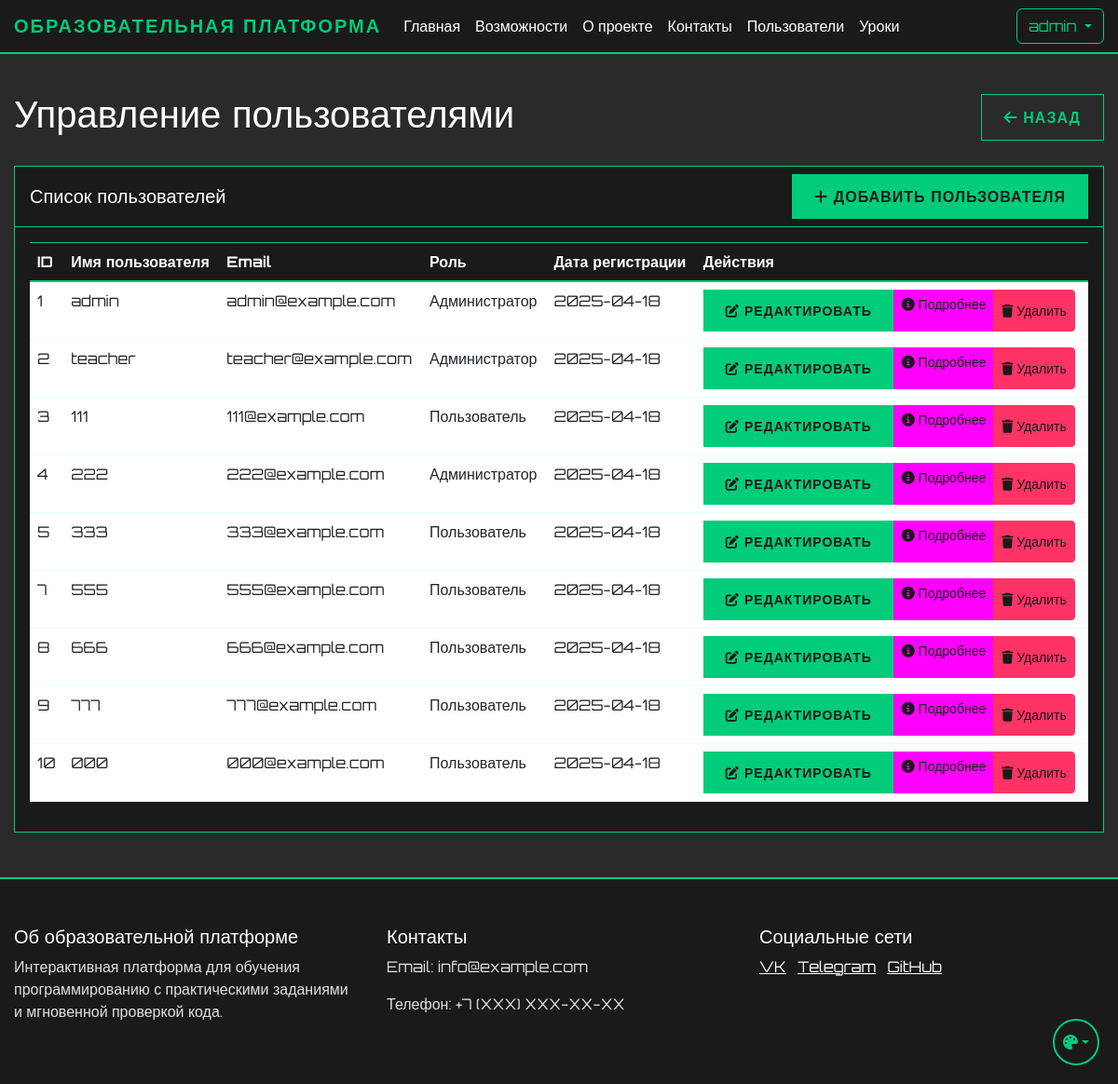
The app's page /admin/users (signed in) with its own data.
### app.py (models this page shows, shortened)
class User(UserMixin, db.Model):
    id = db.Column(db.Integer, primary_key=True)
    name = db.Column(db.String(100), nullable=False)
    username = db.Column(db.String(80), unique=True, nullable=False)
    email = db.Column(db.String(120), unique=True, nullable=False)
    password_hash = db.Column(db.String(128))
    is_admin = db.Column(db.Boolean, default=False)
    user_type = db.Column(db.String(20), default='student')  # student, teacher, admin
    created_by = db.Column(db.Integer, db.ForeignKey('user.id'), nullable=True)  # ID пользователя, создавшего этого пользователя
    created_at = db.Column(db.DateTime, default=db.func.now())
    last_login = db.Column(db.DateTime)
    is_active = db.Column(db.Boolean, default=True)
    progress = db.relationship('UserProgress', backref='user', lazy=True)
    ratings = db.relationship('UserRating', backref='user', lazy=True)
    chat_messages = db.relationship('ChatMessage', backref='user', lazy=True)
    created_users = db.relationship('User', backref=db.backref('creator', remote_side=[id]))
    def is_teacher(self):
        return self.user_type == 'teacher'
    def is_super_admin(self):
        return self.is_admin and self.user_type == 'admin'

### app.py (the view)
@app.route('/admin/users')
@login_required
@teacher_required
def user_list():
    if current_user.is_super_admin():
        users = User.query.all()
    else:
        users = User.query.filter_by(created_by=current_user.id).all()
    return render_template('user_list.html', users=users)

### app.py (called while the page is built)
def teacher_required(f):
    @wraps(f)
    def decorated_function(*args, **kwargs):
        if not current_user.is_authenticated or not (current_user.is_teacher() or current_user.is_super_admin()):
            abort(403)
        return f(*args, **kwargs)
    return decorated_function

@login_manager.user_loader
def load_user(user_id):
    return db.session.get(User, int(user_id))

### templates/user_list.html (shortened to what this page needs)
{% extends "base.html" %}
{% block content %}
<div class="container mt-4">
    <div class="d-flex justify-content-between align-items-center mb-4">
        <h1>Управление пользователями</h1>
        <a href="{{ url_for('student_dashboard') }}" class="btn btn-secondary">
            <i class="fas fa-arrow-left"></i> Назад
        </a>
    </div>
    <div class="card">
        <div class="card-header">
            <div class="d-flex justify-content-between align-items-center">
                <h5 class="mb-0">Список пользователей</h5>
                <a href="{{ url_for('add_user') }}" class="btn btn-primary">
                    <i class="fas fa-plus"></i> Добавить пользователя
                </a>
            </div>
        </div>
        <div class="card-body">
            {% if users %}
                <div class="table-responsive">
                    <table class="table">
                        <thead>
                            <tr>
                                <th>ID</th>
                                <th>Имя пользователя</th>
                                <th>Email</th>
                                <th>Роль</th>
                                <th>Дата регистрации</th>
                                <th>Действия</th>
                            </tr>
                        </thead>
                        <tbody>
                            {% for user in users %}
                                <tr>
                                    <td>{{ user.id }}</td>
                                    <td>{{ user.username }}</td>
                                    <td>{{ user.email }}</td>
                                    <td>{{ 'Администратор' if user.is_admin else 'Пользователь' }}</td>
                                    <td>{{ user.created_at.strftime('%Y-%m-%d') }}</td>
                                    <td>
                                        <div class="btn-group" role="group">
                                            <a href="{{ url_for('edit_user', user_id=user.id) }}" class="btn btn-sm btn-primary">
                                                <i class="fas fa-edit"></i> Редактировать
                                            </a>
                                            <a href="{{ url_for('view_user_lessons', user_id=user.id) }}" class="btn btn-sm btn-info">
                                                <i class="fas fa-info-circle"></i> Подробнее
                                            </a>
                                            <button type="button" class="btn btn-sm btn-danger" data-bs-toggle="modal" data-bs-target="#deleteUserModal{{ user.id }}">
                                                <i class="fas fa-trash"></i> Удалить
                                            </button>
                                        </div>
                                    </td>
                                </tr>
                            {% endfor %}
                        </tbody>
                    </table>
                </div>
            {% else %}
                <div class="alert alert-info">
                    Пользователи не найдены.
                </div>
            {% endif %}
        </div>
    </div>
</div>
{% endblock %}

### templates/base.html (shortened to what this page needs)
<!DOCTYPE html>
<html lang="ru">
<head>
    <link href="https://cdn.jsdelivr.net/npm/bootstrap@5.3.0/dist/css/bootstrap.min.css" rel="stylesheet">
    <link href="{{ url_for('static', filename='css/themes.css') }}" rel="stylesheet">
    <link href="{{ url_for('static', filename='css/base.css') }}" rel="stylesheet">
    <link href="{{ url_for('static', filename='css/components.css') }}" rel="stylesheet">
    <link href="{{ url_for('static', filename='css/forms.css') }}" rel="stylesheet">
    <link href="{{ url_for('static', filename='css/tables.css') }}" rel="stylesheet">
    <link href="{{ url_for('static', filename='css/layout.css') }}" rel="stylesheet">
</head>
<body>
    <nav class="navbar navbar-expand-lg navbar-dark">
        <div class="container">
            <a class="navbar-brand" href="{{ url_for('index') }}">Образовательная платформа</a>
            <div class="collapse navbar-collapse" id="navbarNav">
                <ul class="navbar-nav me-auto">
                    <li class="nav-item">
                        <a class="nav-link" href="{{ url_for('index') }}">Главная</a>
                    </li>
                    <li class="nav-item">
                        <a class="nav-link" href="/#features">Возможности</a>
                    </li>
                    <li class="nav-item">
                        <a class="nav-link" href="/#about">О проекте</a>
                    </li>
                    <li class="nav-item">
                        <a class="nav-link" href="/#contact">Контакты</a>
                    </li>
                    {% if current_user.is_admin %}
                    <li class="nav-item">
                            <a class="nav-link" href="{{ url_for('user_list') }}">Пользователи</a>
                    </li>
                    <li class="nav-item">
                            <a class="nav-link" href="{{ url_for('lesson_list') }}">Уроки</a>
                    </li>
                    {% endif %}
                </ul>
                <div class="d-flex">
                    {% if current_user.is_authenticated %}
                        <div class="dropdown">
                            <button class="btn btn-outline-light dropdown-toggle" type="button" id="userMenu" data-bs-toggle="dropdown">
                                {{ current_user.username }}
                            </button>
                        </div>
                    {% else %}
                        <a href="{{ url_for('login') }}" class="btn btn-outline-light me-2">Войти</a>
                    {% endif %}
                </div>
            </div>
        </div>
    </nav>
    {% block content %}{% endblock %}
    <footer class="footer mt-5">
        <div class="container">
            <div class="row">
                <div class="col-md-4">
                    <h5>Об образовательной платформе</h5>
                    <p>Интерактивная платформа для обучения программированию с практическими заданиями и мгновенной проверкой кода.</p>
                </div>
                <div class="col-md-4">
                    <h5>Контакты</h5>
                    <p>Email: info@example.com</p>
                    <p>Телефон: +7 (XXX) XXX-XX-XX</p>
                </div>
                <div class="col-md-4">
                    <h5>Социальные сети</h5>
                    <a href="#" class="text-white me-2">VK</a>
                    <a href="#" class="text-white me-2">Telegram</a>
                    <a href="#" class="text-white">GitHub</a>
                </div>
            </div>
        </div>
    </footer>
    <div class="theme-switch">
        <button class="btn dropdown-toggle" type="button" id="themeDropdown" data-bs-toggle="dropdown" aria-expanded="false">
            <i class="fa-solid fa-palette"></i>
        </button>
    </div>
    <link rel="stylesheet" href="https://cdnjs.cloudflare.com/ajax/libs/font-awesome/6.5.1/css/all.min.css">
</body>
</html>

### static/css/themes.css (style rules this page uses)
:root[data-theme="cyberpunk"] { --cyber-primary: #00cc7a; --cyber-secondary: #ff6600; --cyber-dark: #1a1a1a; --cyber-bg: #2a2a2a; --cyber-text: #e0e0e0; --cyber-text-light: #ffffff; --cyber-text-muted: #b0b0b0; --cyber-card-bg: #1a1a1a; --cyber-text-dark: #333333; --cyber-info: #ff00ff; }

### static/css/base.css (style rules this page uses)
body { font-family: 'Orbitron', sans-serif; background-color: var(--cyber-bg); color: var(--cyber-text); min-height: 100vh; display: flex; flex-direction: column; opacity: 0; transition: opacity 0.3s ease; }
body.theme-loaded { opacity: 1; }
h1, h2, h3, h4, h5, h6 { color: var(--cyber-text-light); }
p { color: var(--cyber-text); }
.text-white { color: var(--cyber-text-light) !important; }
.navbar { background-color: var(--cyber-dark) !important; border-bottom: 2px solid var(--cyber-primary); }
.navbar-brand { color: var(--cyber-primary) !important; font-weight: 700; text-transform: uppercase; letter-spacing: 2px; }
.nav-link { color: var(--cyber-text-light) !important; transition: all 0.3s ease; }
.footer { background-color: var(--cyber-dark); border-top: 2px solid var(--cyber-primary); color: var(--cyber-text-light); padding: 50px 0; margin-top: auto; }

### static/css/components.css (style rules this page uses)
.card { background-color: var(--cyber-card-bg); border: 1px solid var(--cyber-primary); color: var(--cyber-text-light); }
.card-header { background-color: rgba(0, 255, 157, 0.1); border-bottom: 1px solid var(--cyber-primary); color: var(--cyber-text-light); }
.card-body { background-color: var(--cyber-card-bg); color: var(--cyber-text-light); }
.btn-outline-light { border-color: var(--cyber-primary); color: var(--cyber-primary); transition: all 0.3s ease; }

### static/css/tables.css (style rules this page uses)
.table { color: var(--cyber-text-light); }
.table thead th { background-color: var(--cyber-card-bg); border-bottom: 2px solid var(--cyber-primary); color: var(--cyber-text-light); }
.table tbody tr { background-color: var(--cyber-card-bg); border-bottom: 1px solid rgba(0, 255, 157, 0.1); }

### static/css/layout.css (style rules this page uses)
.container { max-width: 1200px; margin: 0 auto; padding: 0 15px; }
.row { margin: 0 -15px; }
.col, [class*="col-"] { padding: 0 15px; }
.mt-4 { margin-top: 1.5rem; }
.mt-5 { margin-top: 3rem; }
.mb-4 { margin-bottom: 1.5rem; }
.d-flex { display: flex; }
.justify-content-between { justify-content: space-between; }
.align-items-center { align-items: center; }

### records on screen
User: username "admin", id "1", email "admin@example.com", is_admin "Администратор", created_at "2025-04-18"
User: id "2", username "teacher", email "teacher@example.com", is_admin "Администратор", created_at "2025-04-18"
User: id "3", username "111", email "111@example.com", is_admin "Пользователь", created_at "2025-04-18"
User: id "4", username "222", email "222@example.com", is_admin "Администратор", created_at "2025-04-18"
User: id "5", username "333", email "333@example.com", is_admin "Пользователь", created_at "2025-04-18"
User: id "7", username "555", email "555@example.com", is_admin "Пользователь", created_at "2025-04-18"
User: id "8", username "666", email "666@example.com", is_admin "Пользователь", created_at "2025-04-18"
User: id "9", username "777", email "777@example.com", is_admin "Пользователь", created_at "2025-04-18"
User: id "10", username "000", email "000@example.com", is_admin "Пользователь", created_at "2025-04-18"
